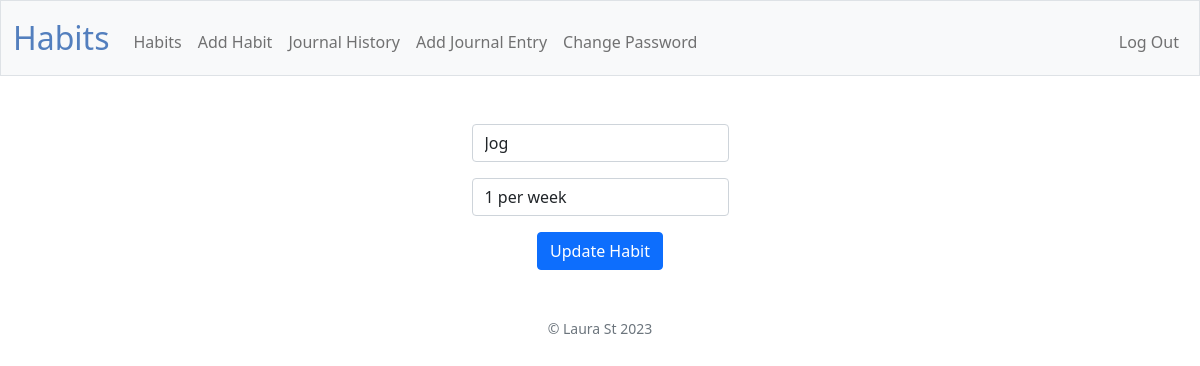
Before: /edit-habit/1 (signed in) with the older database file.
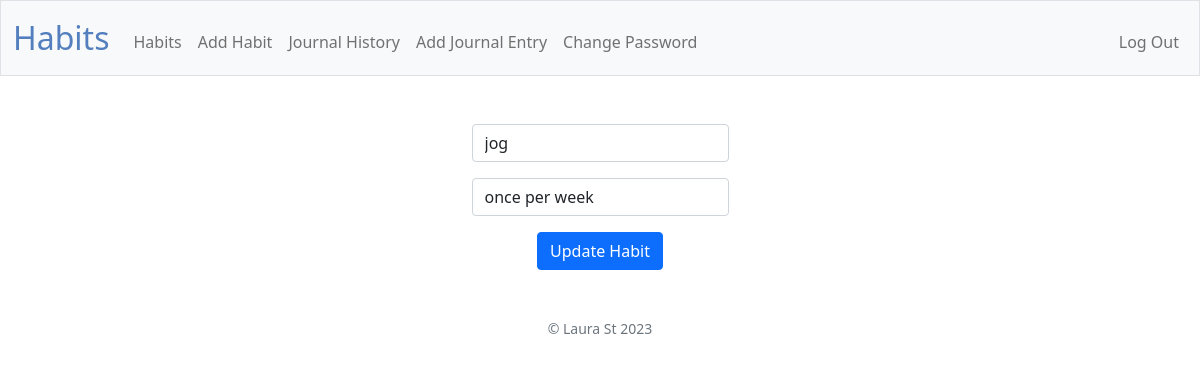
After: the same page with the newer database file.
### tables this page shows
CREATE TABLE habits (
    habit_id INTEGER PRIMARY KEY AUTOINCREMENT,
    user_id INTEGER,
    name TEXT NOT NULL,
    rule TEXT NOT NULL,
    created_at DATE DEFAULT (DATE('now')),
    FOREIGN KEY (user_id) REFERENCES users(id)
);

### app.py (the view)
@app.route("/edit-habit/<int:habit_id>", methods=["GET", "POST"])
@login_required
def edit_habit(habit_id):
    if request.method == "POST":
        if not request.form.get("habit"):
            return apology("must provide habit", 400)
        elif not request.form.get("rule"):
            return apology("must provide rule", 400)
        db.execute(
            "UPDATE habits SET name = ?, rule = ? WHERE habit_id = ?",
            request.form.get("habit"),
            request.form.get("rule"),
            habit_id
        )
        return redirect("/habits")
    else:
        rows = db.execute(
            "SELECT * FROM habits WHERE habit_id = ?", habit_id
        )
        habit = rows[0]
        if not habit:
            return apology("something went wrong", 400)
        return render_template("edit-habit.html", habit=habit)

### app.py (called while the page is built)
@app.after_request
def after_request(response):
    response.headers["Cache-Control"] = "no-cache, no-store, must-revalidate"
    response.headers["Expires"] = 0
    response.headers["Pragma"] = "no-cache"
    return response

### helpers.py (called while the page is built)
def login_required(f):
    @wraps(f)
    def decorated_function(*args, **kwargs):
        if session.get("user_id") is None:
            return redirect("/login")
        return f(*args, **kwargs)
    return decorated_function

### templates/edit-habit.html (shortened to what this page needs)
{% extends "layout.html" %}
{% block main %}
<form action="/edit-habit/{{habit.habit_id}}" method="post">
    <div class="mb-3">
        <input autocomplete="off" autofocus class="form-control mx-auto w-auto" id="habit" name="habit" value="{{
            habit.name }}" type="text">
    </div>
    <div class="mb-3">
        <input autocomplete="off" autofocus class="form-control mx-auto w-auto" id="rule" name="rule" value="{{
            habit.rule }}" type="text">
    </div>
    <button class="btn btn-primary" type="submit">Update Habit</button>
</form>
{% endblock %}

### templates/layout.html (shortened to what this page needs)
<!DOCTYPE html>
<html lang="en">
<head>
    <link href="https://cdn.jsdelivr.net/npm/bootstrap@5.1.3/dist/css/bootstrap.min.css"
 rel="stylesheet">
    <link href="/static/styles.css" rel="stylesheet">
</head>
<body>
    <nav class="bg-light border navbar navbar-expand-md navbar-light">
        <div class="container-fluid">
            <a class="navbar-brand" href="/"><span class="blue">Habits</span></a>
            <div class="collapse navbar-collapse" id="navbar">
                {% if session["user_id"] %}
                <ul class="navbar-nav me-auto mt-2">
                    <li class="nav-item"><a class="nav-link" href="/habits">Habits</a></li>
                    <li class="nav-item"><a class="nav-link" href="/add-habit">Add Habit</a></li>
                    <li class="nav-item"><a class="nav-link" href="/journal-history">Journal History</a></li>
                    <li class="nav-item"><a class="nav-link" href="/add-journal-entry">Add Journal Entry</a></li>
                    <li class="nav-item"><a class="nav-link" href="/change-password">Change Password</a></li>
                </ul>
                <ul class="navbar-nav ms-auto mt-2">
                    <li class="nav-item"><a class="nav-link" href="/logout">Log Out</a></li>
                </ul>
                {% else %}
                <ul class="navbar-nav ms-auto mt-2">
                    <li class="nav-item"><a class="nav-link" href="/register">Register</a></li>
                    <li class="nav-item"><a class="nav-link" href="/login">Log In</a></li>
                </ul>
                {% endif %}
            </div>
        </div>
    </nav>
    <main class="container-fluid py-5 text-center">
        {% block main %}{% endblock %}
    </main>
    <footer class="mb-5 small text-center text-muted">
        &copy; Laura St 2023
    </footer>
</body>
</html>

### static/styles.css (style rules this page uses)
nav .navbar-brand { font-size: xx-large; }
nav .navbar-brand .blue { color: #537fbe; }

Changed rows visible on the page:
changed habits: habit "Jog" → "jog"; rule "1 per week" → "once per week"
